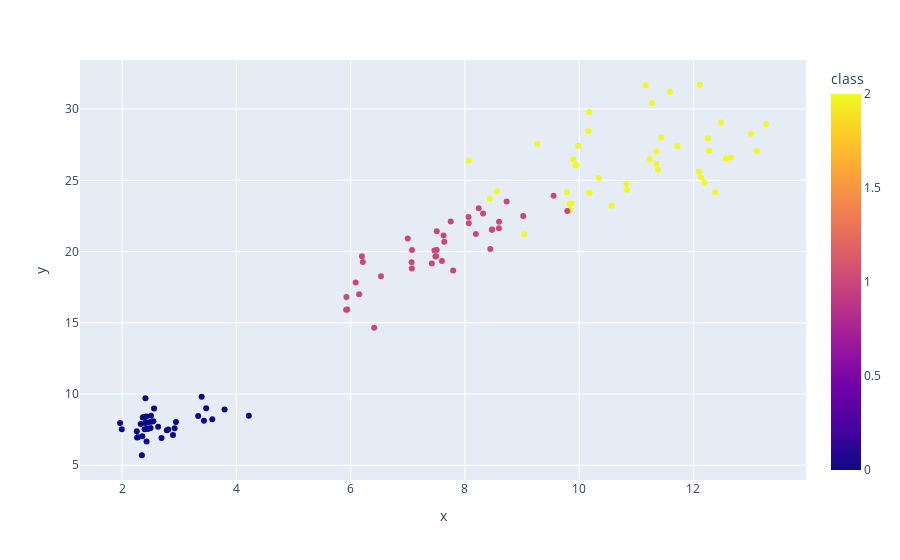

Source (notebook cell):
### Code cell
pca = PCA(2)
pca.fit(X_train)
transformed_test = pca.transform(X_test)

df = pd.DataFrame(np.vstack([transformed_test.T , y_test]).T , columns = ['x' , 'y' , 'class'])

fig = px.scatter(df , x = 'x' , y ='y' , color = 'class' )
fig.show()
